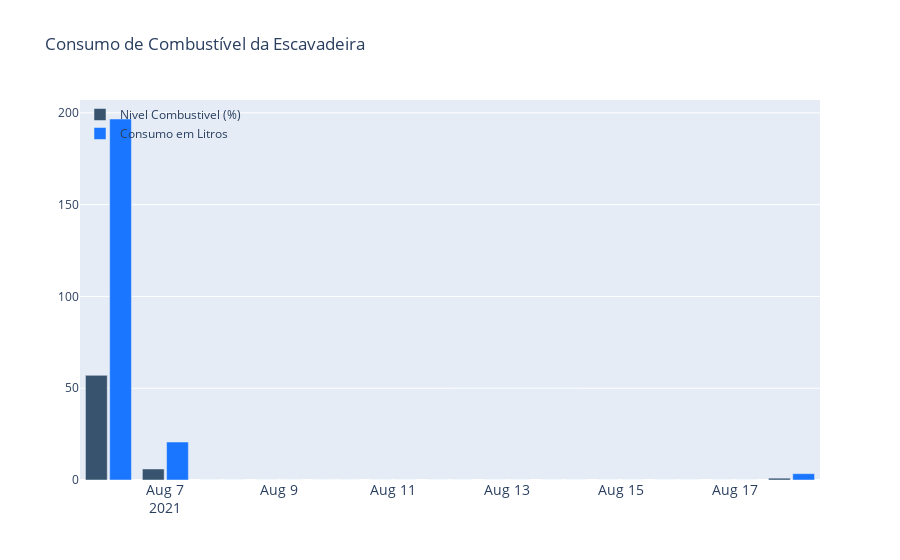

Notebook code for this chart:
### Markdown cell above
## Consumo de Combustível da Escavadeira

### Code cell
df_comb = df_total.copy()
litragem = 345
df_max = df_comb.groupby(pd.Grouper(freq='86400s')).max().fillna(0)
df_min = df_comb.groupby(pd.Grouper(freq='86400s')).min().fillna(0)
df_comb = df_comb.groupby(pd.Grouper(freq='86400s')).max().fillna(0)
diff_fuel = df_max['fuel'] - df_min['fuel']
df_comb['diff_fuel'] = diff_fuel
df_comb['consumo'] = (diff_fuel*litragem)/100
# print(df_comb.loc[:, ['diff_fuel', 'consumo']])

fig = go.Figure()
fig.add_trace(go.Bar(x=df_comb.index,
                y=df_comb['diff_fuel'],
                name='Nivel Combustivel (%)',
                marker_color='rgb(55, 83, 109)'
                ))
fig.add_trace(go.Bar(x=df_comb.index,
                y=df_comb['consumo'],
                name='Consumo em Litros',
                marker_color='rgb(26, 118, 255)'
                ))

fig.update_layout(
    title='Consumo de Combustível da Escavadeira',
    xaxis_tickfont_size=14,
    legend=dict(
        x=0,
        y=1.0,
        bgcolor='rgba(255, 255, 255, 0)',
        bordercolor='rgba(255, 255, 255, 0)'
    ),
    barmode='group',
    bargap=0.15, # gap between bars of adjacent location coordinates.
    bargroupgap=0.1 # gap between bars of the same location coordinate.
)
fig.show()

### Figure 1 — Plotly figure (JSON) as saved in the notebook; plotly's stock layout.template omitted (floating-point values rounded to 4 significant figures)
{"data": [{"marker": {"color": "rgb(55, 83, 109)"}, "name": "Nivel Combustivel (%)", "type": "bar", "x": ["2021-08-06T00:00:00", "2021-08-07T00:00:00", "2021-08-08T00:00:00", "2021-08-09T00:00:00", "2021-08-10T00:00:00", "2021-08-11T00:00:00", "2021-08-12T00:00:00", "2021-08-13T00:00:00", "2021-08-14T00:00:00", "2021-08-15T00:00:00", "2021-08-16T00:00:00", "2021-08-17T00:00:00", "2021-08-18T00:00:00"], "y": [57, 6, 0, 0, 0, 0, 0, 0, 0, 0, 0, 0, 1]}, {"marker": {"color": "rgb(26, 118, 255)"}, "name": "Consumo em Litros", "type": "bar", "x": ["2021-08-06T00:00:00", "2021-08-07T00:00:00", "2021-08-08T00:00:00", "2021-08-09T00:00:00", "2021-08-10T00:00:00", "2021-08-11T00:00:00", "2021-08-12T00:00:00", "2021-08-13T00:00:00", "2021-08-14T00:00:00", "2021-08-15T00:00:00", "2021-08-16T00:00:00", "2021-08-17T00:00:00", "2021-08-18T00:00:00"], "y": [196.7, 20.7, 0, 0, 0, 0, 0, 0, 0, 0, 0, 0, 3.45]}], "layout": {"bargap": 0.15, "bargroupgap": 0.1, "barmode": "group", "legend": {"bgcolor": "rgba(255, 255, 255, 0)", "bordercolor": "rgba(255, 255, 255, 0)", "x": 0, "y": 1}, "title": {"text": "Consumo de Combustível da Escavadeira"}, "xaxis": {"tickfont": {"size": 14}}}}
